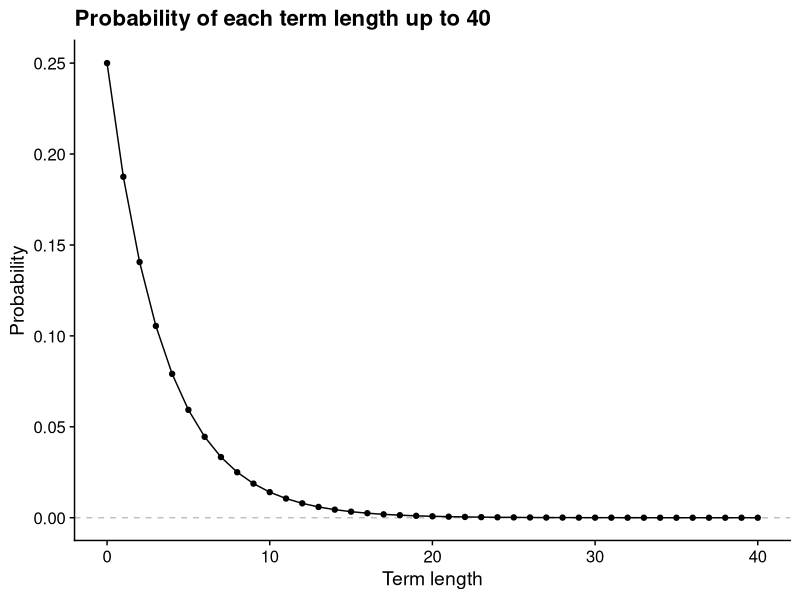
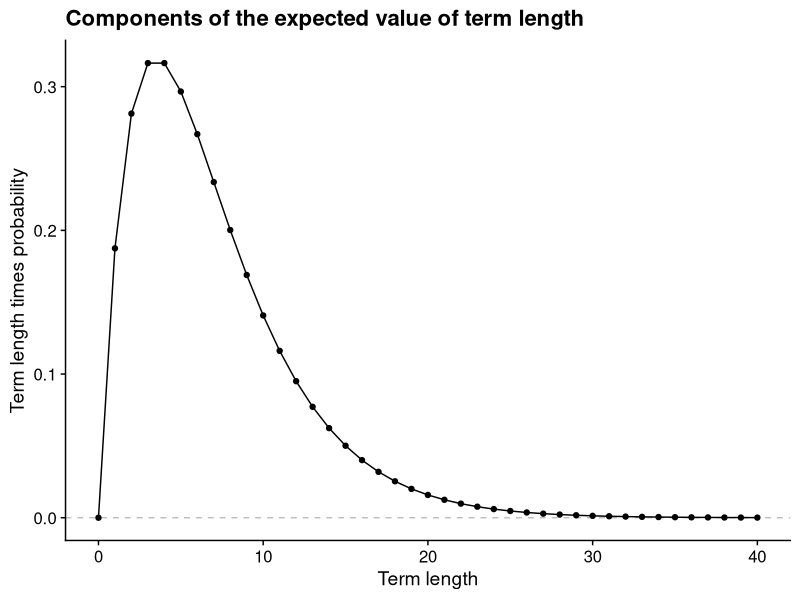
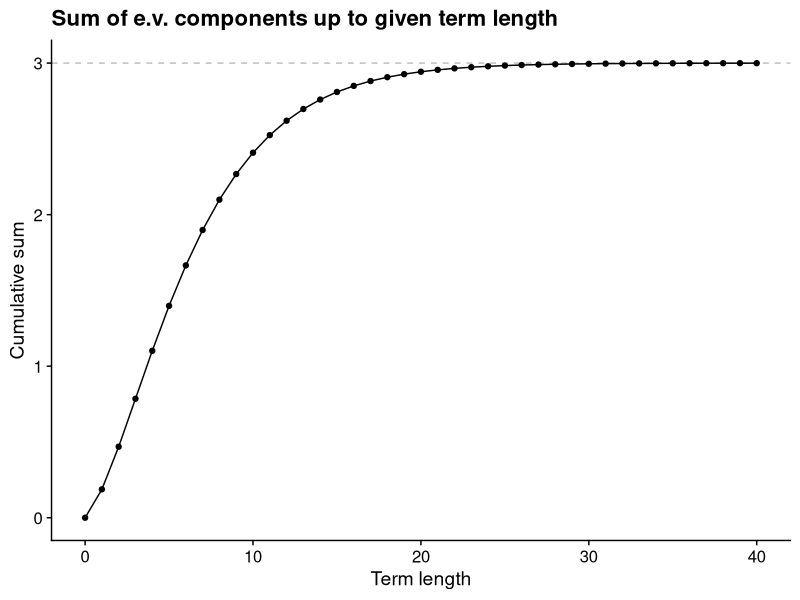
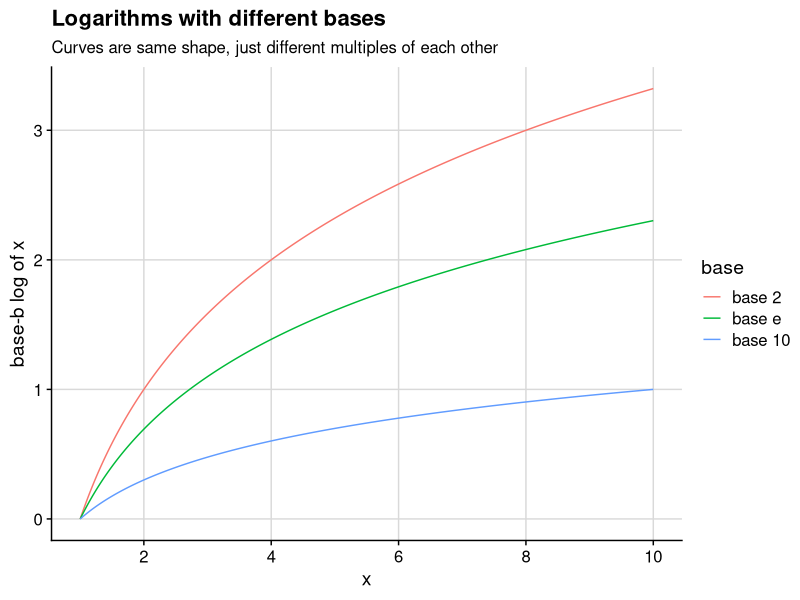
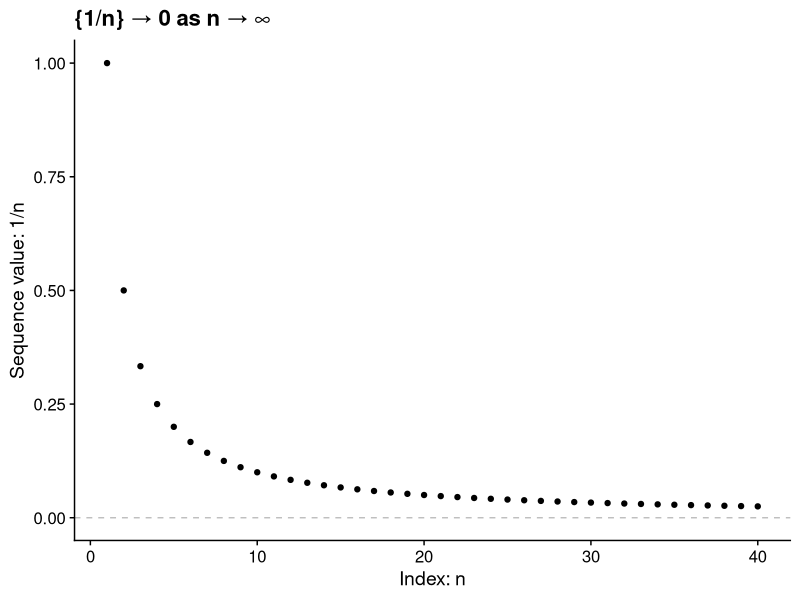

Here is the R script that generated these plots, in order:
## ---- chunk 1
library("tidyverse")
library("cowplot")
theme_set(theme_cowplot())
## ---- chunk 2
# Fix value of p and max term length to examine
p <- 0.75
term_max <- 40
## ---- chunk 3
# Calculate the probability that the term lasts this long
term_length <- 0:term_max
prob <- p^term_length * (1 - p)

# Calculate the individual components of the expected value sum
ev_component <- term_length * prob

# Calculate the cumulative sum through each term length
cumsum_ev <- cumsum(ev_component)

# Put the relevant items together in a data frame ("tibble")
df_incumbency <- tibble(term_length, prob, ev_component, cumsum_ev)

# Plot each term length probability
df_incumbency |>
  ggplot(aes(x = term_length, y = prob)) +
  geom_hline(yintercept = 0, linetype = "dashed", color = "gray75") +
  geom_line() +
  geom_point() +
  labs(
    title = str_glue("Probability of each term length up to {term_max}"),
    x = "Term length",
    y = "Probability"
  )
## ---- chunk 4
df_incumbency |>
  ggplot(aes(x = term_length, y = ev_component)) +
  geom_hline(yintercept = 0, linetype = "dashed", color = "gray75") +
  geom_line() +
  geom_point() +
  labs(
    title = "Components of the expected value of term length",
    x = "Term length",
    y = "Term length times probability"
  )
## ---- chunk 5
df_incumbency |>
  ggplot(aes(x = term_length, y = cumsum_ev)) +
  geom_hline(yintercept = 3, linetype = "dashed", color = "gray75") +
  geom_line() +
  geom_point() +
  labs(
    title = "Sum of e.v. components up to given term length",
    x = "Term length",
    y = "Cumulative sum"
  )
## ---- chunk 6
p <- 0.75  # retention probability each term
q <- 0.01  # probability of term length we're looking for

T <- 1     # starting value for term length
repeat {
  # Calculate probability of lasting T terms
  prob <- p^T * (1 - p)

  # If less than or equal to desired probability, stop repeating
  if (prob <= q)
    break

  # Otherwise, add a term and repeat
  T <- T + 1
}

# Show the result
print(T)
## ---- chunk 7
log(q / (1 - p), base = p)
## ---- chunk 8
set.seed(20250619)
## ---- chunk 9
# Randomly sample a bunch of numbers each close to 1/100
size <- 500
tiny_numbers <- runif(size, min = 0.009, max = 0.011)

# double check there are no zeroes here
summary(tiny_numbers)

# prod() to multiply all numbers in a vector together
prod(tiny_numbers)

# not just rounding: R thinks the product is zero!
prod(tiny_numbers) == 0
## ---- chunk 10
# Convert each number to its base-10 log
logged_numbers <- log(tiny_numbers, base = 10)

# sum() to add all numbers in a vector together
sum(logged_numbers)
## ---- chunk 11
expand_grid(
  x = seq(1, 10, length.out = 501),
  base = c(2, exp(1), 10)
) |>
  mutate(
    y = log(x, base = base),
    base = factor(
      base,
      levels = c(2, exp(1), 10),
      labels = c("base 2", "base e", "base 10")
    )
  ) |>
  ggplot(aes(x = x, y = y)) +
  geom_line(aes(color = base)) +
  scale_x_continuous(
    breaks = c(2, 4, 6, 8, 10),
    minor_breaks = 1:10
  ) +
  background_grid() +
  labs(
    title = "Logarithms with different bases",
    subtitle = "Curves are same shape, just different multiples of each other",
    x = "x",
    y = "base-b log of x"
  )
## ---- chunk 12
tibble(n = 1:40, x_n = 1 / n) |>
  ggplot(aes(x = n, y = x_n)) +
  geom_point() +
  geom_hline(yintercept = 0, linetype = "dashed", color = "gray75") +
  labs(
    title = "{1/n} → 0 as n → ∞",
    x = "Index: n",
    y = "Sequence value: 1/n"
  )
